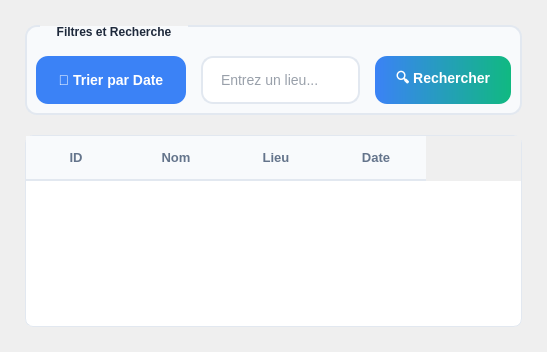
             <widget class="QWidget" name="tabOutilsStatistiques">
              <attribute name="title">
               <string>🔧 Outils  Statistiques</string>
              </attribute>
              <layout class="QVBoxLayout" name="verticalLayoutTabOutils">
               <property name="spacing">
                <number>20</number>
               </property>
               <property name="leftMargin">
                <number>25</number>
               </property>
               <property name="topMargin">
                <number>25</number>
               </property>
               <property name="rightMargin">
                <number>25</number>
               </property>
               <property name="bottomMargin">
                <number>25</number>
               </property>
               <item>
                <widget class="QGroupBox" name="groupBoxFiltresRecherche">
                 <property name="styleSheet">
                  <string notr="true">
QGroupBox {
    background-color: #f8fafc;
    border: 2px solid #e2e8f0;
    border-radius: 12px;
    margin-top: 1.5em;
    padding-top: 20px;
    font-weight: bold;
    color: #1e293b;
}
QGroupBox::title {
    subcontrol-origin: margin;
    subcontrol-position: top left;
    padding: 0 15px;
    left: 15px;
    color: #1e293b;
    font-size: 16px;
    font-weight: 700;
}
                 </string>
                 </property>
                 <property name="title">
                  <string>Filtres et Recherche</string>
                 </property>
                 <layout class="QHBoxLayout" name="horizontalLayoutFiltres">
                  <property name="spacing">
                   <number>15</number>
                  </property>
                  <item>
                   <widget class="QPushButton" name="btnTrierDate">
                    <property name="minimumSize">
                     <size>
                      <width>150</width>
                      <height>48</height>
                     </size>
                    </property>
                    <property name="cursor">
                     <cursorShape>PointingHandCursor</cursorShape>
                    </property>
                    <property name="styleSheet">
                     <string notr="true">
QPushButton {
    background-color: #3b82f6;
    color: white;
    border: none;
    border-radius: 12px;
    padding: 12px 20px;
    font-size: 14px;
    font-weight: 600;
}
QPushButton:hover {
    background-color: #2563eb;
}
                    </string>
                    </property>
                    <property name="text">
                     <string>🔼 Trier par Date</string>
                    </property>
                   </widget>
                  </item>
                  <item>
                   <widget class="QLineEdit" name="lineEditSearchLieu">
                    <property name="minimumSize">
                     <size>
                      <width>0</width>
                      <height>48</height>
                     </size>
                    </property>
                    <property name="styleSheet">
                     <string notr="true">
QLineEdit {
    background-color: white;
    border: 2px solid #e2e8f0;
    border-radius: 12px;
    padding: 12px 16px;
    font-size: 14px;
    color: #334155;
}
QLineEdit:focus {
    border-color: #3b82f6;
}
                    </string>
                    </property>
                    <property name="placeholderText">
                     <string>Entrez un lieu...</string>
                    </property>
                   </widget>
                  </item>
                  <item>
                   <widget class="QPushButton" name="btnRechercheLieu">
                    <property name="minimumSize">
                     <size>
                      <width>130</width>
                      <height>48</height>
                     </size>
                    </property>
                    <property name="cursor">
                     <cursorShape>PointingHandCursor</cursorShape>
                    </property>
                    <property name="styleSheet">
                     <string notr="true">
QPushButton {
    background: qlineargradient(x1:0, y1:0, x2:1, y2:0, stop:0 #3b82f6, stop:1 #10b981);
    color: white;
    border: none;
    border-radius: 12px;
    padding: 12px 20px;
    font-size: 14px;
    font-weight: 600;
}
QPushButton:hover {
    background: qlineargradient(x1:0, y1:0, x2:1, y2:0, stop:0 #2563eb, stop:1 #059669);
}
                    </string>
                    </property>
                    <property name="text">
                     <string>🔍 Rechercher</string>
                    </property>
                   </widget>
                  </item>
                 </layout>
                </widget>
               </item>
               <item>
                <widget class="QTableWidget" name="tableWidgetSearchEvents">
                 <property name="styleSheet">
                  <string notr="true">
QTableWidget {
    background-color: white;
    border: 1px solid #e2e8f0;
    border-radius: 8px;
    gridline-color: #f1f5f9;
}
QTableWidget::item {
    padding: 10px;
    color: #334155;
}
QTableWidget::item:selected {
    background-color: #eff6ff;
    color: #3b82f6;
}
QHeaderView::section {
    background-color: #f8fafc;
    color: #64748b;
    padding: 12px;
    border: none;
    border-bottom: 2px solid #e2e8f0;
    font-weight: 600;
    font-size: 13px;
}
                 </string>
                 </property>
                 <property name="columnCount">
                  <number>4</number>
                 </property>
                 <column>
                  <property name="text">
                   <string>ID</string>
                  </property>
                 </column>
                 <column>
                  <property name="text">
                   <string>Nom</string>
                  </property>
                 </column>
                 <column>
                  <property name="text">
                   <string>Lieu</string>
                  </property>
                 </column>
                 <column>
                  <property name="text">
                   <string>Date</string>
                  </property>
                 </column>
                </widget>
               </item>
              </layout>
             </widget>
